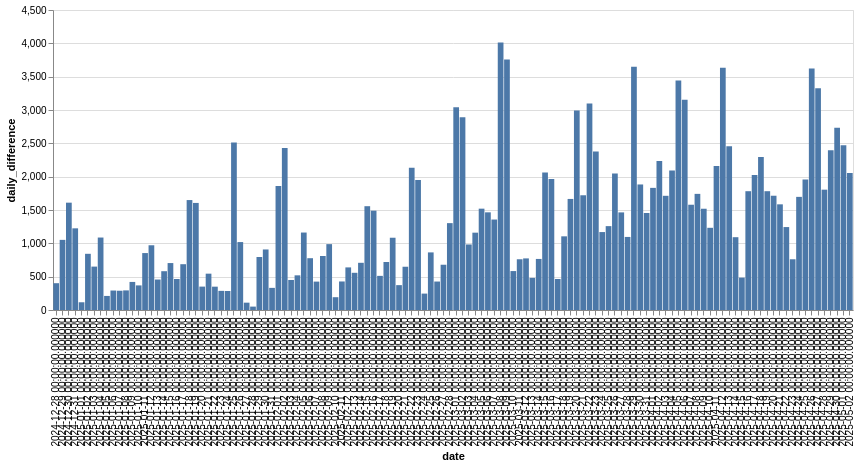

Notebook code for this chart:
### Code cell
segment("Richmond ITT1")

### Figure 1 — Vega-Lite specification as saved in the notebook (floating-point values rounded to 4 significant figures)
{"config": {"view": {"continuousWidth": 300, "continuousHeight": 300}}, "data": {"name": "data-fa8aa428498ddb32fb708cc2bdea2f3e"}, "mark": {"type": "bar"}, "encoding": {"x": {"field": "date", "type": "ordinal"}, "y": {"field": "daily_difference", "type": "quantitative"}}, "width": 800, "$schema": "https://vega.github.io/schema/vega-lite/v5.8.0.json", "datasets": {"data-fa8aa428498ddb32fb708cc2bdea2f3e": [{"date": "2024-12-28 00:00:00.000000", "effort_count": 4618619, "daily_difference": 402}, {"date": "2024-12-29 00:00:00.000000", "effort_count": 4619671, "daily_difference": 1052}, {"date": "2024-12-30 00:00:00.000000", "effort_count": 4621281, "daily_difference": 1610}, {"date": "2024-12-31 00:00:00.000000", "effort_count": 4622506, "daily_difference": 1225}, {"date": "2025-01-01 00:00:00.000000", "effort_count": 4622622, "daily_difference": 116}, {"date": "2025-01-02 00:00:00.000000", "effort_count": 4623465, "daily_difference": 843}, {"date": "2025-01-03 00:00:00.000000", "effort_count": 4624116, "daily_difference": 651}, {"date": "2025-01-04 00:00:00.000000", "effort_count": 4625203, "daily_difference": 1087}, {"date": "2025-01-05 00:00:00.000000", "effort_count": 4625414, "daily_difference": 211}, {"date": "2025-01-06 00:00:00.000000", "effort_count": 4625706, "daily_difference": 292}, {"date": "2025-01-07 00:00:00.000000", "effort_count": 4625995, "daily_difference": 289}, {"date": "2025-01-08 00:00:00.000000", "effort_count": 4626289, "daily_difference": 294}, {"date": "2025-01-09 00:00:00.000000", "effort_count": 4626710, "daily_difference": 421}, {"date": "2025-01-10 00:00:00.000000", "effort_count": 4627079, "daily_difference": 369}, {"date": "2025-01-11 00:00:00.000000", "effort_count": 4627933, "daily_difference": 854}, {"date": "2025-01-12 00:00:00.000000", "effort_count": 4628904, "daily_difference": 971}, {"date": "2025-01-13 00:00:00.000000", "effort_count": 4629361, "daily_difference": 457}, {"date": "2025-01-14 00:00:00.000000", "effort_count": 4629943, "daily_difference": 582}, {"date": "2025-01-15 00:00:00.000000", "effort_count": 4630647, "daily_difference": 704}, {"date": "2025-01-16 00:00:00.000000", "effort_count": 4631112, "daily_difference": 465}, {"date": "2025-01-17 00:00:00.000000", "effort_count": 4631799, "daily_difference": 687}, {"date": "2025-01-18 00:00:00.000000", "effort_count": 4633448, "daily_difference": 1649}, {"date": "2025-01-19 00:00:00.000000", "effort_count": 4635054, "daily_difference": 1606}, {"date": "2025-01-20 00:00:00.000000", "effort_count": 4635405, "daily_difference": 351}, {"date": "2025-01-21 00:00:00.000000", "effort_count": 4635950, "daily_difference": 545}, {"date": "2025-01-22 00:00:00.000000", "effort_count": 4636300, "daily_difference": 350}, {"date": "2025-01-23 00:00:00.000000", "effort_count": 4636587, "daily_difference": 287}, {"date": "2025-01-24 00:00:00.000000", "effort_count": 4636872, "daily_difference": 285}, {"date": "2025-01-25 00:00:00.000000", "effort_count": 4639386, "daily_difference": 2514}, {"date": "2025-01-26 00:00:00.000000", "effort_count": 4640405, "daily_difference": 1019}, {"date": "2025-01-27 00:00:00.000000", "effort_count": 4640515, "daily_difference": 110}, {"date": "2025-01-28 00:00:00.000000", "effort_count": 4640566, "daily_difference": 51}, {"date": "2025-01-29 00:00:00.000000", "effort_count": 4641361, "daily_difference": 795}, {"date": "2025-01-30 00:00:00.000000", "effort_count": 4642269, "daily_difference": 908}, {"date": "2025-01-31 00:00:00.000000", "effort_count": 4642601, "daily_difference": 332}, {"date": "2025-02-01 00:00:00.000000", "effort_count": 4644461, "daily_difference": 1860}, {"date": "2025-02-02 00:00:00.000000", "effort_count": 4646890, "daily_difference": 2429}, {"date": "2025-02-03 00:00:00.000000", "effort_count": 4647340, "daily_difference": 450}, {"date": "2025-02-04 00:00:00.000000", "effort_count": 4647860, "daily_difference": 520}, {"date": "2025-02-05 00:00:00.000000", "effort_count": 4649022, "daily_difference": 1162}, {"date": "2025-02-06 00:00:00.000000", "effort_count": 4649799, "daily_difference": 777}, {"date": "2025-02-07 00:00:00.000000", "effort_count": 4650225, "daily_difference": 426}, {"date": "2025-02-08 00:00:00.000000", "effort_count": 4651035, "daily_difference": 810}, {"date": "2025-02-09 00:00:00.000000", "effort_count": 4652023, "daily_difference": 988}, {"date": "2025-02-10 00:00:00.000000", "effort_count": 4652215, "daily_difference": 192}, {"date": "2025-02-11 00:00:00.000000", "effort_count": 4652643, "daily_difference": 428}, {"date": "2025-02-12 00:00:00.000000", "effort_count": 4653282, "daily_difference": 639}, {"date": "2025-02-13 00:00:00.000000", "effort_count": 4653840, "daily_difference": 558}, {"date": "2025-02-14 00:00:00.000000", "effort_count": 4654548, "daily_difference": 708}, {"date": "2025-02-15 00:00:00.000000", "effort_count": 4656105, "daily_difference": 1557}, {"date": "2025-02-16 00:00:00.000000", "effort_count": 4657595, "daily_difference": 1490}, {"date": "2025-02-17 00:00:00.000000", "effort_count": 4658107, "daily_difference": 512}, {"date": "2025-02-18 00:00:00.000000", "effort_count": 4658827, "daily_difference": 720}, {"date": "2025-02-19 00:00:00.000000", "effort_count": 4659911, "daily_difference": 1084}, {"date": "2025-02-20 00:00:00.000000", "effort_count": 4660284, "daily_difference": 373}, {"date": "2025-02-21 00:00:00.000000", "effort_count": 4660933, "daily_difference": 649}, {"date": "2025-02-22 00:00:00.000000", "effort_count": 4663066, "daily_difference": 2133}, {"date": "2025-02-23 00:00:00.000000", "effort_count": 4665016, "daily_difference": 1950}, {"date": "2025-02-24 00:00:00.000000", "effort_count": 4665262, "daily_difference": 246}, {"date": "2025-02-25 00:00:00.000000", "effort_count": 4666126, "daily_difference": 864}, {"date": "2025-02-26 00:00:00.000000", "effort_count": 4666553, "daily_difference": 427}, {"date": "2025-02-27 00:00:00.000000", "effort_count": 4667232, "daily_difference": 679}, {"date": "2025-02-28 00:00:00.000000", "effort_count": 4668535, "daily_difference": 1303}, {"date": "2025-03-01 00:00:00.000000", "effort_count": 4671578, "daily_difference": 3043}, {"date": "2025-03-02 00:00:00.000000", "effort_count": 4674471, "daily_difference": 2893}, {"date": "2025-03-03 00:00:00.000000", "effort_count": 4675454, "daily_difference": 983}, {"date": "2025-03-04 00:00:00.000000", "effort_count": 4676614, "daily_difference": 1160}, {"date": "2025-03-05 00:00:00.000000", "effort_count": 4678134, "daily_difference": 1520}, {"date": "2025-03-06 00:00:00.000000", "effort_count": 4679599, "daily_difference": 1465}, {"date": "2025-03-07 00:00:00.000000", "effort_count": 4680956, "daily_difference": 1357}, {"date": "2025-03-08 00:00:00.000000", "effort_count": 4684968, "daily_difference": 4012}, {"date": "2025-03-09 00:00:00.000000", "effort_count": 4688727, "daily_difference": 3759}, {"date": "2025-03-10 00:00:00.000000", "effort_count": 4689311, "daily_difference": 584}, {"date": "2025-03-11 00:00:00.000000", "effort_count": 4690072, "daily_difference": 761}, {"date": "2025-03-12 00:00:00.000000", "effort_count": 4690846, "daily_difference": 774}, {"date": "2025-03-13 00:00:00.000000", "effort_count": 4691328, "daily_difference": 482}, {"date": "2025-03-14 00:00:00.000000", "effort_count": 4692094, "daily_difference": 766}, {"date": "2025-03-15 00:00:00.000000", "effort_count": 4694155, "daily_difference": 2061}, {"date": "2025-03-16 00:00:00.000000", "effort_count": 4696119, "daily_difference": 1964}, {"date": "2025-03-17 00:00:00.000000", "effort_count": 4696584, "daily_difference": 465}, {"date": "2025-03-18 00:00:00.000000", "effort_count": 4697689, "daily_difference": 1105}, {"date": "2025-03-19 00:00:00.000000", "effort_count": 4699355, "daily_difference": 1666}, {"date": "2025-03-20 00:00:00.000000", "effort_count": 4702348, "daily_difference": 2993}, {"date": "2025-03-21 00:00:00.000000", "effort_count": 4704069, "daily_difference": 1721}, {"date": "2025-03-22 00:00:00.000000", "effort_count": 4707167, "daily_difference": 3098}, {"date": "2025-03-23 00:00:00.000000", "effort_count": 4709546, "daily_difference": 2379}, {"date": "2025-03-24 00:00:00.000000", "effort_count": 4710715, "daily_difference": 1169}, {"date": "2025-03-25 00:00:00.000000", "effort_count": 4711973, "daily_difference": 1258}, {"date": "2025-03-26 00:00:00.000000", "effort_count": 4714021, "daily_difference": 2048}, {"date": "2025-03-27 00:00:00.000000", "effort_count": 4715485, "daily_difference": 1464}, {"date": "2025-03-28 00:00:00.000000", "effort_count": 4716581, "daily_difference": 1096}, {"date": "2025-03-29 00:00:00.000000", "effort_count": 4720229, "daily_difference": 3648}, {"date": "2025-03-30 00:00:00.000000", "effort_count": 4722112, "daily_difference": 1883}, {"date": "2025-03-31 00:00:00.000000", "effort_count": 4723567, "daily_difference": 1455}, {"date": "2025-04-01 00:00:00.000000", "effort_count": 4725399, "daily_difference": 1832}, {"date": "2025-04-02 00:00:00.000000", "effort_count": 4727633, "daily_difference": 2234}, {"date": "2025-04-03 00:00:00.000000", "effort_count": 4729346, "daily_difference": 1713}, {"date": "2025-04-04 00:00:00.000000", "effort_count": 4731438, "daily_difference": 2092}, {"date": "2025-04-05 00:00:00.000000", "effort_count": 4734879, "daily_difference": 3441}, {"date": "2025-04-06 00:00:00.000000", "effort_count": 4738031, "daily_difference": 3152}, {"date": "2025-04-07 00:00:00.000000", "effort_count": 4739610, "daily_difference": 1579}, {"date": "2025-04-08 00:00:00.000000", "effort_count": 4741352, "daily_difference": 1742}, {"date": "2025-04-09 00:00:00.000000", "effort_count": 4742871, "daily_difference": 1519}, {"date": "2025-04-10 00:00:00.000000", "effort_count": 4744104, "daily_difference": 1233}, {"date": "2025-04-11 00:00:00.000000", "effort_count": 4746264, "daily_difference": 2160}, {"date": "2025-04-12 00:00:00.000000", "effort_count": 4749897, "daily_difference": 3633}, {"date": "2025-04-13 00:00:00.000000", "effort_count": 4752352, "daily_difference": 2455}, {"date": "2025-04-14 00:00:00.000000", "effort_count": 4753444, "daily_difference": 1092}, {"date": "2025-04-15 00:00:00.000000", "effort_count": 4753930, "daily_difference": 486}, {"date": "2025-04-16 00:00:00.000000", "effort_count": 4755712, "daily_difference": 1782}, {"date": "2025-04-17 00:00:00.000000", "effort_count": 4757738, "daily_difference": 2026}, {"date": "2025-04-18 00:00:00.000000", "effort_count": 4760032, "daily_difference": 2294}, {"date": "2025-04-19 00:00:00.000000", "effort_count": 4761814, "daily_difference": 1782}, {"date": "2025-04-20 00:00:00.000000", "effort_count": 4763528, "daily_difference": 1714}, {"date": "2025-04-21 00:00:00.000000", "effort_count": 4765113, "daily_difference": 1585}, {"date": "2025-04-22 00:00:00.000000", "effort_count": 4766357, "daily_difference": 1244}, {"date": "2025-04-23 00:00:00.000000", "effort_count": 4767118, "daily_difference": 761}, {"date": "2025-04-24 00:00:00.000000", "effort_count": 4768815, "daily_difference": 1697}, {"date": "2025-04-25 00:00:00.000000", "effort_count": 4770772, "daily_difference": 1957}, {"date": "2025-04-26 00:00:00.000000", "effort_count": 4774394, "daily_difference": 3622}, {"date": "2025-04-27 00:00:00.000000", "effort_count": 4777720, "daily_difference": 3326}, {"date": "2025-04-28 00:00:00.000000", "effort_count": 4779525, "daily_difference": 1805}, {"date": "2025-04-29 00:00:00.000000", "effort_count": 4781923, "daily_difference": 2398}, {"date": "2025-04-30 00:00:00.000000", "effort_count": 4784657, "daily_difference": 2734}, {"date": "2025-05-01 00:00:00.000000", "effort_count": 4787128, "daily_difference": 2471}, {"date": "2025-05-02 00:00:00.000000", "effort_count": 4789183, "daily_difference": 2055}]}}
